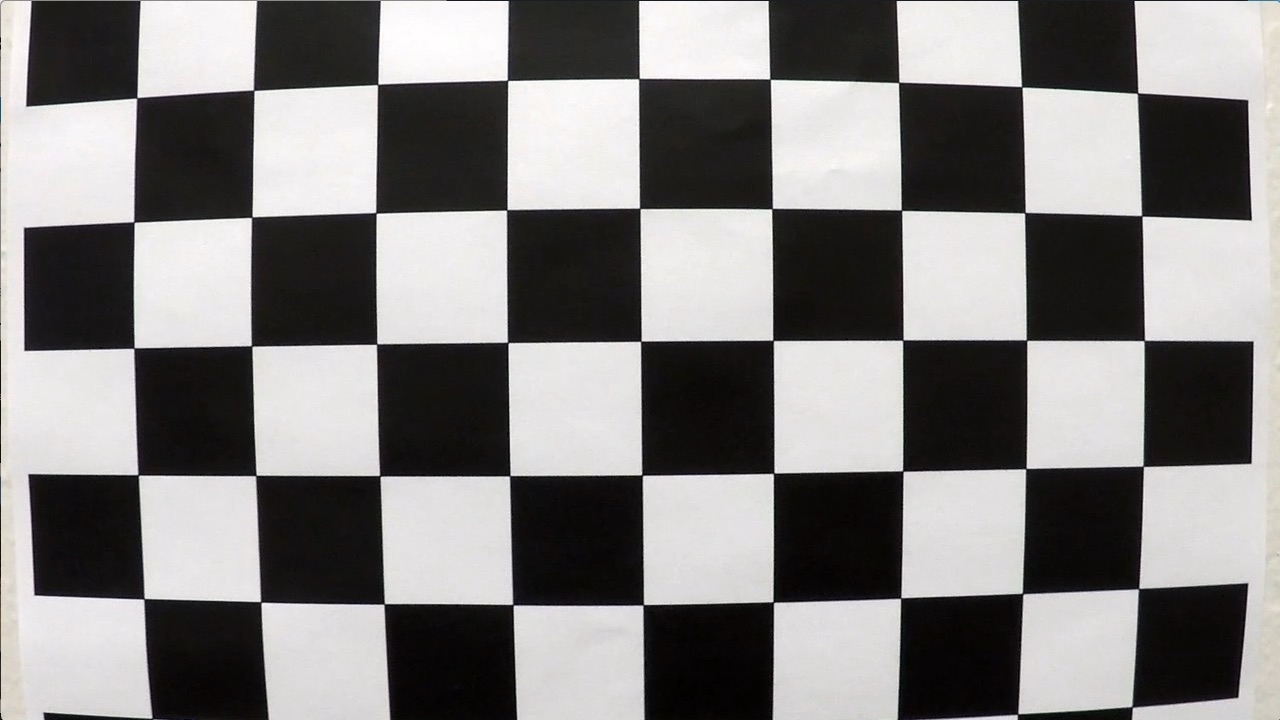
#> input picture camera_cal/calibration1.jpg, 1280 x 720 px; its folder holds 5 pictures in this run
$ jupyter execute Untitled-Copy1.ipynb   (shell and % lines are left out)
#> lines starting #> are read from the running program, lines starting #| are printed output that depends on the picture
[cell 1]
import numpy as np
import cv2
import matplotlib.pyplot as plt
import matplotlib.image as mpimg
import glob

[cell 2]
all_img = glob.glob('calibration*.jpg')
print(all_img)
img = mpimg.imread(all_img[0])
#> img is the input picture: shape (720, 1280, 3); mean R, G, B 130.1, 128.4, 127.8
gray = cv2.cvtColor(img, cv2.COLOR_BGR2GRAY)
img_size = gray.shape[::-1]
#> img_size = (1280, 720)
print(img_size)
#| (1280, 720)
plt.imshow(img)

[cell 3]
objpoints = []
imgpoints = []
processed_images = []
objp_9x6 = np.zeros([6*9,3], np.float32)
objp_9x6[:,:2] = np.mgrid[0:9,0:6].T.reshape(-1,2)
objp_9x5 = np.zeros([5*9,3], np.float32)
objp_9x5[:,:2] = np.mgrid[0:9,0:5].T.reshape(-1,2)

[cell 4]
for img_name in all_img:
    img = mpimg.imread(img_name)
    gray = cv2.cvtColor(img, cv2.COLOR_BGR2GRAY)
    # plt.imshow(gray, cmap='gray')
    ret, corners = cv2.findChessboardCorners(gray, (9,6), None)
#> ret = False; corners = None
    if ret == True:
        imgpoints.append(corners)
        objpoints.append(objp_9x6)
        processed_images.append(img)
    else:
        ret, corners = cv2.findChessboardCorners(gray, (9,5), None)
#> ret = True; corners = 45 rows, first 8: [136.7, 98.03], [253.8, 90.31], [377.7, 84.53], [507.6, 80.32], [639, 78.58], [770, 79.13], [898.7, 82.42], [1021.8, 87.11]
        if ret == True:
            imgpoints.append(corners)
            objpoints.append(objp_9x5)
            processed_images.append(img)
    print(img_name, img.shape, ret)
#| calibration1.jpg (720, 1280, 3) True

print("Added points from " + str(len(imgpoints)) + " images")

[cell 5]
ret, mtx, dist, rvecs, tvecs = cv2.calibrateCamera(objpoints, imgpoints, gray.shape[::-1], None, None)
print(ret, mtx, dist)

[cell 6]
img = mpimg.imread("calibration5.jpg")
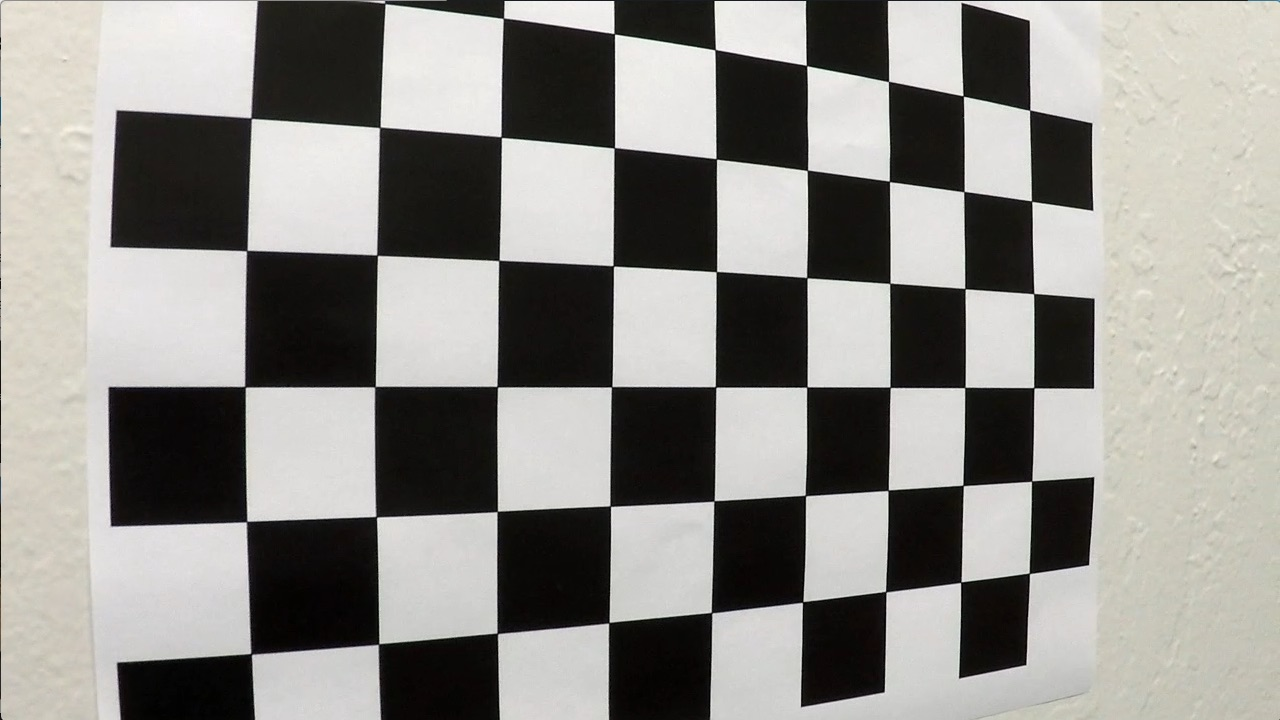
#> input picture camera_cal/calibration5.jpg, 1280 x 720 px
#> img is the input picture: shape (720, 1280, 3); mean R, G, B 143.1, 141.5, 137.3
undist = cv2.undistort(img, mtx, dist, None, mtx)
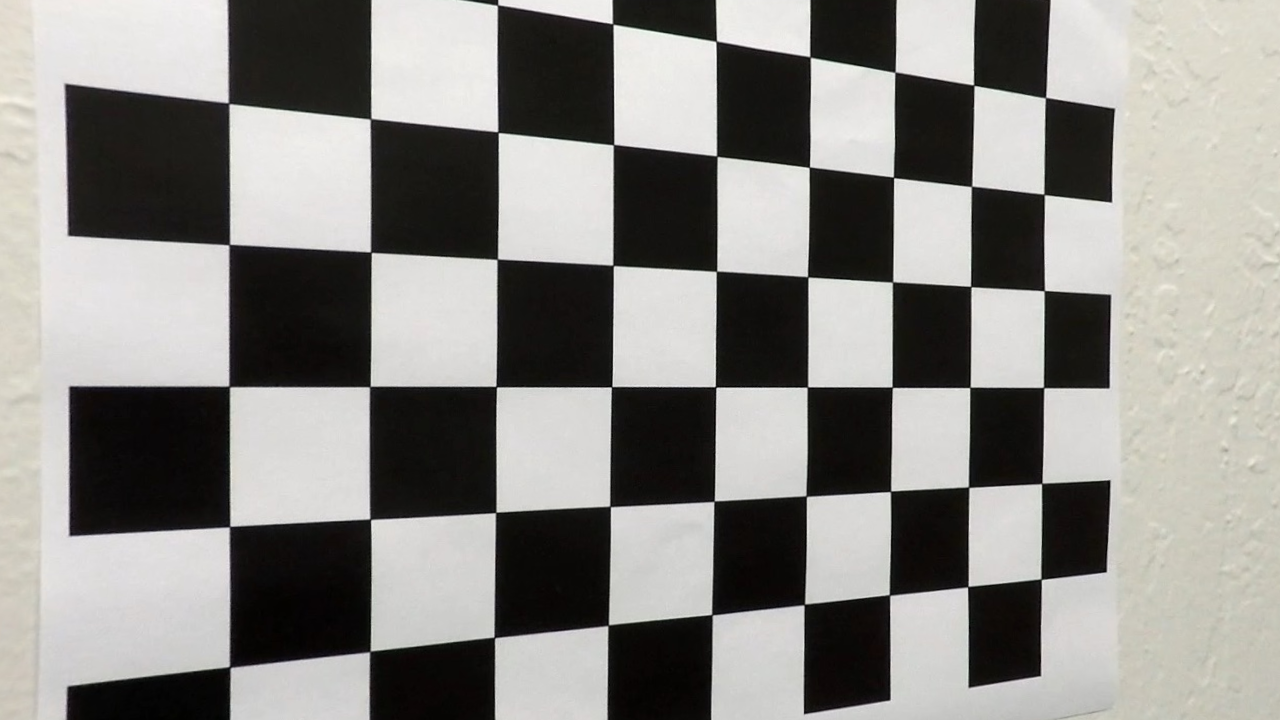
#> undist: shape (720, 1280, 3); mean R, G, B 138.5, 137.1, 133.4
f, (ax1, ax2) = plt.subplots(1, 2, figsize=(24, 9))
f.tight_layout()
ax1.imshow(img)
ax1.set_title('Original Image', fontsize=50)
ax2.imshow(undist)
ax2.set_title('Undistorted Image', fontsize=50)
plt.subplots_adjust(left=0., right=1, top=0.9, bottom=0.)
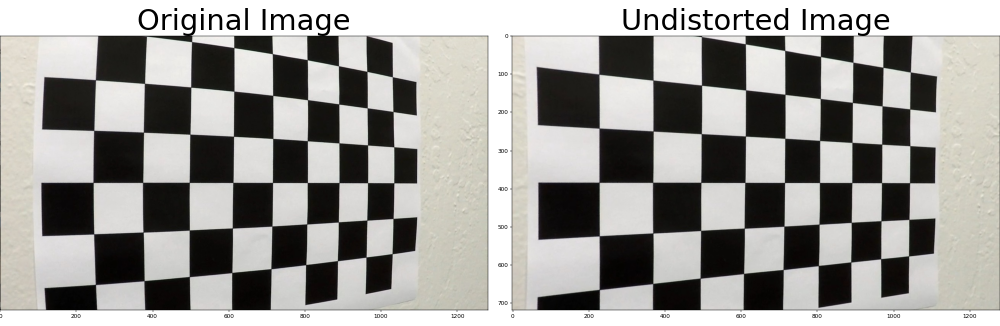
#> figure drawn by matplotlib, 2 panels
